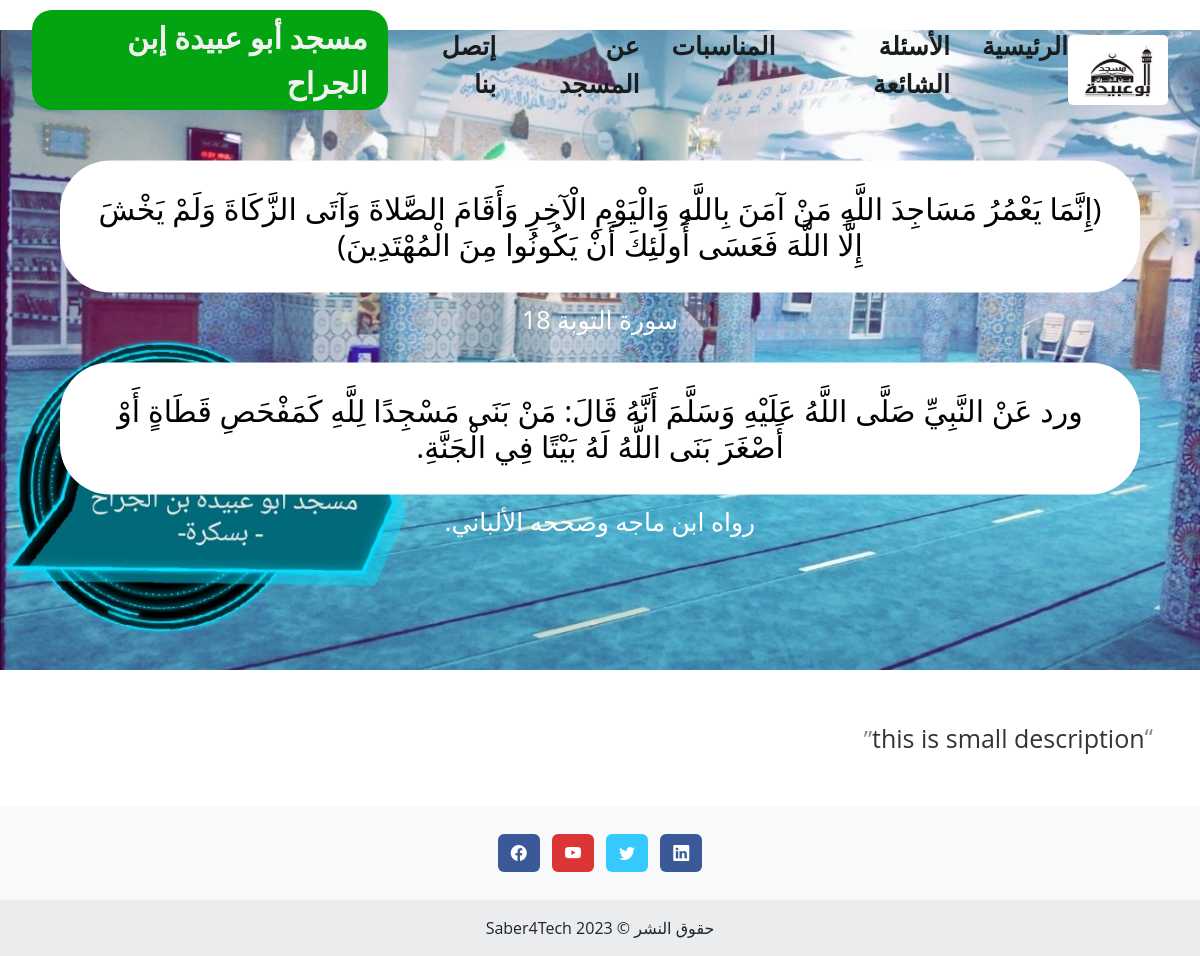
/about/, run on an earlier commit of the app's database.
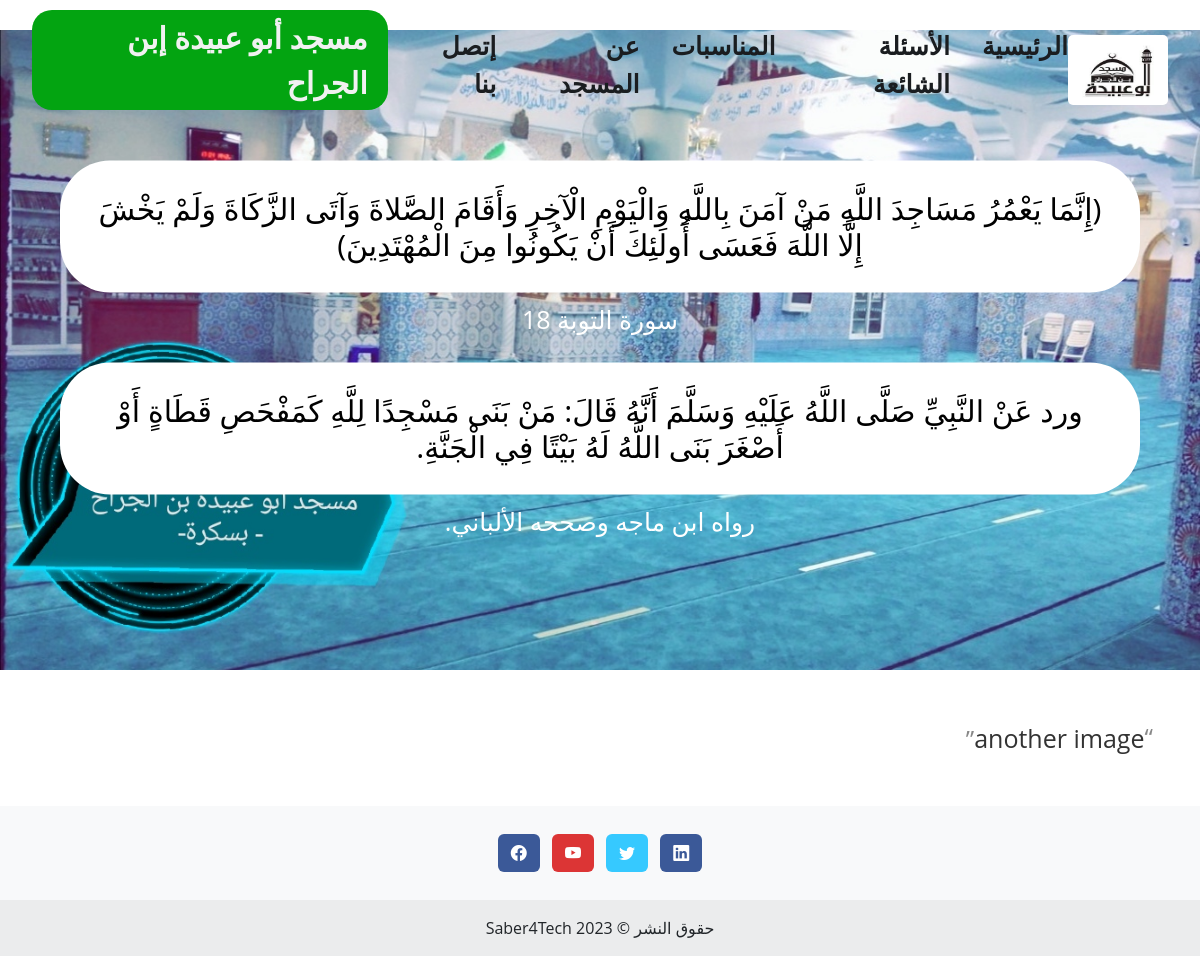
And on a later commit of the database.
### appAbuObaida/models.py (models this page shows, shortened)
class PrayerModel(models.Model):
    month_field = models.DateField(auto_now_add=True)
    image = models.ImageField(upload_to='static/imgs')
    about_mosque = models.TextField(blank=True, null=True)
    class Meta:
        db_table = 'appAbuObaida_prayermodel'
        verbose_name = "مواقيت الصلاة"
        verbose_name_plural = "مواقيت الصلاة"

### appAbuObaida/views.py (the view)
# urls.py: path('about/', views.about, name='about'),
def about(request):
    activate('ar')
    about_the_mosque = PrayerModel.objects.all()
    context = {
        'about_the_mosque': about_the_mosque
    }
    return render(request, 'appAbuObaida/about.html', context)

### appAbuObaida/views.py (called while the page is built)
def footer_date(request):
    footer_date_detailed = datetime.datetime.now().year
    context = {
        'footer_date_detailed': footer_date_detailed
    }
    return context

### templates/appAbuObaida/about.html (shortened to what this page needs)
{% extends 'appAbuObaida/base.html' %}
{% load static %}
{% block content %}
    {% include 'appAbuObaida/slidesimages.html' %}
    <div class="container my-5" dir="rtl">
    {% for item in about_the_mosque %}
        <p class="styled-paragraph">{{ item.about_mosque }}</p>
    {% endfor %}
    </div>
{% endblock %}

What changed in the data, as far as the page shows it:
removed PrayerModel: about_mosque "this is small description"
added PrayerModel: about_mosque "another image"
